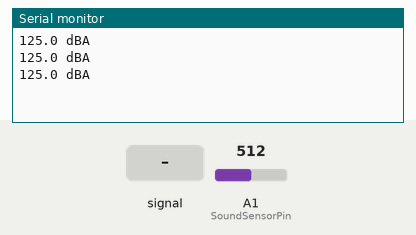
The sketch below on a simulated Arduino Uno, built with avr-gcc and run on an emulated ATmega328P. Parts: the last lines printed to the serial monitor. Inputs (shaded band) come from the test bench; at power-on: A1 (SoundSensorPin) = 512.

Above: at 1.3 s.
1.4 s: A1 (SoundSensorPin) fed a 200 Hz sine of ±81 counts around its level
At 1.9 s:
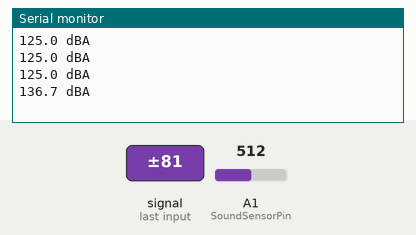
2.9 s: A1 (SoundSensorPin) set to 716
At 3.4 s:
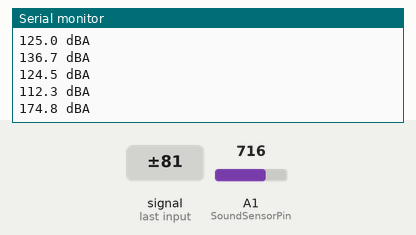
4.4 s: A1 (SoundSensorPin) fed a 1000 Hz sine of ±255 counts around its level
At 4.9 s:
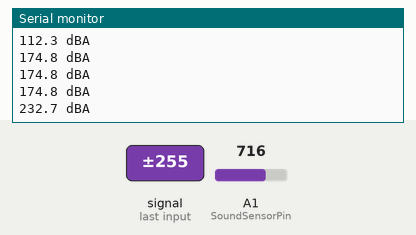
5.9 s: A1 (SoundSensorPin) set to 900
At 6.3 s:
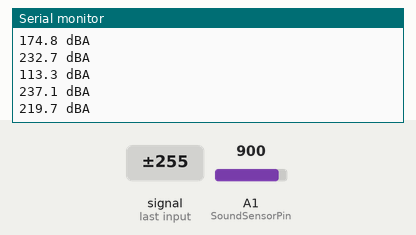
Timing chart, 0 to 8.4 s (numbered marks = the images above; inputs shaded):
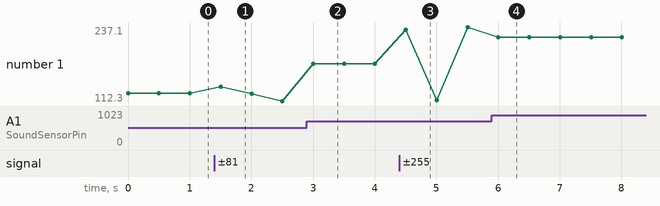

The sketch:

sketch_jan4a.ino
```cpp
#define SoundSensorPin A1  //this pin read the analog voltage from the sound level meter
#define VREF  5.0  //voltage on AREF pin,default:operating voltage

void setup()
{
    Serial.begin(115200);
}

void loop()
{
    float voltageValue,dbValue;
    voltageValue = analogRead(SoundSensorPin) / 1024.0 * VREF;
    dbValue = voltageValue * 50.0;  //convert voltage to decibel value
    Serial.print(dbValue,1);
    Serial.println(" dBA");
    delay(500);
}
```

Measured:
- after the input at 1.4 s, the serial monitor: prints a new line after 0.10 s (image 1)
- after the input at 2.9 s, the serial monitor: prints a new line after 0.10 s (image 2)
- after the input at 4.4 s, the serial monitor: prints a new line after 0.11 s (image 3)
- after the input at 5.9 s, the serial monitor: prints a new line after 0.11 s (image 4)
- plotted number 1: 125 → 112.3 after the input at 1.4 s, 112.3 → 174.8 after the input at 2.9 s, 174.8 → 237.1 after the input at 4.4 s, 237.1 → 219.7 after the input at 5.9 s
